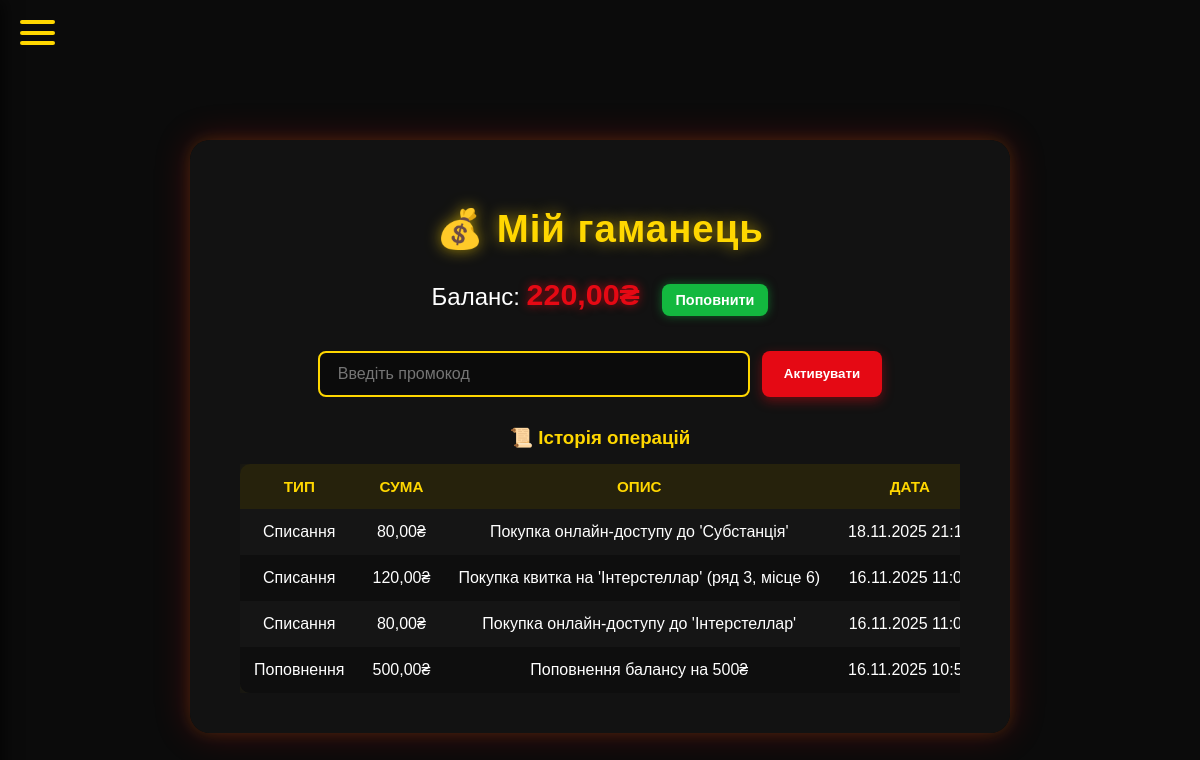
Screenshot of /wallet/ (signed in) with the database file from the repository.
### schedule/models.py (models this page shows, shortened)
class Wallet(models.Model):
    viewer = models.OneToOneField(Viewer, on_delete=models.CASCADE, related_name='wallet')
    balance = models.DecimalField(max_digits=10, decimal_places=2, default=0.00)
    updated_at = models.DateTimeField(auto_now=True)

class Transaction(models.Model):
    TYPES = [
        ('deposit', 'Поповнення'),
        ('spend', 'Списання'),
        ('promo', 'Промокод'),
    ]
    wallet = models.ForeignKey(Wallet, on_delete=models.CASCADE, related_name='transactions')
    type = models.CharField(max_length=10, choices=TYPES)
    amount = models.DecimalField(max_digits=8, decimal_places=2)
    created_at = models.DateTimeField(auto_now_add=True)
    description = models.CharField(max_length=255, blank=True, null=True)
    class Meta:
        ordering = ['-created_at']

### schedule/views.py (the view, shortened to what this page needs)
# urls.py: path('wallet/', views.wallet_page, name='wallet'),
@login_required
def wallet_page(request):
    viewer = request.user.viewer
    wallet, _ = Wallet.objects.get_or_create(viewer=viewer)
    transactions = wallet.transactions.all()
    return render(request, 'wallet.html', {
        'wallet': wallet,
        'transactions': transactions
    })

### schedule/templates/wallet.html (shortened to what this page needs)
{% extends 'base.html' %}
{% block content %}
<div class="wallet-page">
  <div class="wallet-container">
    <h1>💰 Мій гаманець</h1>
    <div class="wallet-balance">
      <h2>
        Баланс:
        <span class="glow">{{ wallet.balance }}₴</span>
        <a href="{% url 'wallet_deposit' %}" class="deposit-btn">Поповнити</a>
      </h2>
    </div>
    <form method="POST" class="promo-form">
      <input type="text" name="code" placeholder="Введіть промокод" required>
      <button type="submit">Активувати</button>
    </form>
    <h3 class="wallet-history-title">📜 Історія операцій</h3>
    <div class="table-wrapper">
      <table>
        <tr>
          <th>Тип</th><th>Сума</th><th>Опис</th><th>Дата</th>
        </tr>
        {% for t in transactions %}
          <tr>
            <td>{{ t.get_type_display }}</td>
            <td>{{ t.amount }}₴</td>
            <td>{{ t.description }}</td>
            <td>{{ t.created_at|date:"d.m.Y H:i" }}</td>
          </tr>
        {% empty %}
          <tr><td colspan="4">Операцій немає</td></tr>
        {% endfor %}
      </table>
    </div>
  </div>
</div>
{% endblock %}

### schedule/templates/base.html (style rules this page uses)
:root { --sidebar-width: 250px; }
* { box-sizing: border-box; }
body { font-family: 'Poppins', 'Segoe UI', Tahoma, Geneva, Verdana, sans-serif; background-color: #0c0c0c; color: #fff; margin: 0; padding: 20px; background-image: url('https://www.transparenttextures.com/patterns/dark-mosaic.png'); overflow-x: hidden; }

### schedule/templates/wallet.html (style rules this page uses)
.wallet-page { min-height: calc(100vh - 80px); display: flex; align-items: flex-start; justify-content: center; padding: 40px 15px 50px 15px; }
body { background: radial-gradient(circle at center, #000, #0b0b0b); background-image: url('https://www.transparenttextures.com/patterns/dark-mosaic.png'); background-color: #0b0b0b; color: #fff; min-height: 100vh; font-family: 'Poppins', sans-serif; overflow-x: hidden; }
.wallet-container { width: 100%; max-width: 820px; margin: 0 auto; background: rgba(20, 20, 20, 0.92); border-radius: 20px; padding: 40px 50px; box-shadow: 0 0 35px rgba(229, 9, 20, 0.25), 0 0 15px rgba(255, 215, 0, 0.15); position: relative; z-index: 2; backdrop-filter: blur(6px); transition: all 0.4s ease; }
.wallet-container h1 { text-align: center; color: #FFD700; font-size: 2.4rem; margin-bottom: 25px; text-shadow: 0 0 15px rgba(255, 215, 0, 0.6); letter-spacing: 1px; }
.wallet-balance { text-align: center; margin-bottom: 35px; }
.wallet-balance h2 { color: #fff; font-weight: 500; font-size: 1.5rem; margin-bottom: 10px; }
.wallet-balance span { color: #e50914; font-weight: bold; font-size: 1.9rem; text-shadow: 0 0 10px rgba(229, 9, 20, 0.7); transition: 0.3s; }
.deposit-btn { background-color: #13b83f; color: #fff; text-decoration: none; font-weight: bold; margin-left: 15px; padding: 8px 14px; border-radius: 8px; font-size: 0.9rem; transition: 0.3s; box-shadow: 0 0 10px rgba(19, 184, 63, 0.5); display: inline-block; }
.wallet-balance span.glow { animation: balancePulse 1.5s infinite; }
.promo-form { display: flex; justify-content: center; gap: 12px; margin-bottom: 30px; flex-wrap: wrap; }
.promo-form input { background: rgba(0, 0, 0, 0.4); border: 2px solid #FFD700; border-radius: 8px; padding: 12px 18px; color: #fff; width: 60%; min-width: 220px; outline: none; transition: 0.3s; font-size: 1rem; }
.promo-form button { background-color: #e50914; border: none; border-radius: 8px; padding: 12px 22px; color: #fff; font-weight: bold; cursor: pointer; transition: all 0.3s ease; box-shadow: 0 4px 12px rgba(229, 9, 20, 0.4); }
.table-wrapper { width: 100%; overflow-x: auto; }
table { width: 100%; border-collapse: collapse; background: rgba(10, 10, 10, 0.5); border-radius: 10px; overflow: hidden; box-shadow: 0 0 20px rgba(255, 215, 0, 0.1); }
table th, table td { padding: 14px; text-align: center; white-space: nowrap; }
table th { background: rgba(255, 215, 0, 0.1); color: #FFD700; font-weight: bold; text-transform: uppercase; font-size: 0.95rem; }
table tr:nth-child(even) { background: rgba(255, 255, 255, 0.03); }
.wallet-history-title { color:#FFD700; text-align:center; margin-bottom:15px; margin-top: 10px; }
@media (min-width: 992px) { .wallet-page { padding-top: 60px; } }

### rows the page displays
Wallet: balance "220,00"
Transaction: type "Списання", amount "80,00", description "Покупка онлайн-доступу до 'Субстанція'", created_at "18.11.2025…"
Transaction: type "Списання", amount "120,00", description "Покупка квитка на 'Інтерстеллар' (ряд 3, місце 6)", created_at "16.11.2025…"
Transaction: type "Списання", amount "80,00", description "Покупка онлайн-доступу до 'Інтерстеллар'", created_at "16.11.2025…"
Transaction: type "Поповнення", amount "500,00", description "Поповнення балансу на 500₴", created_at "16.11.2025…"
